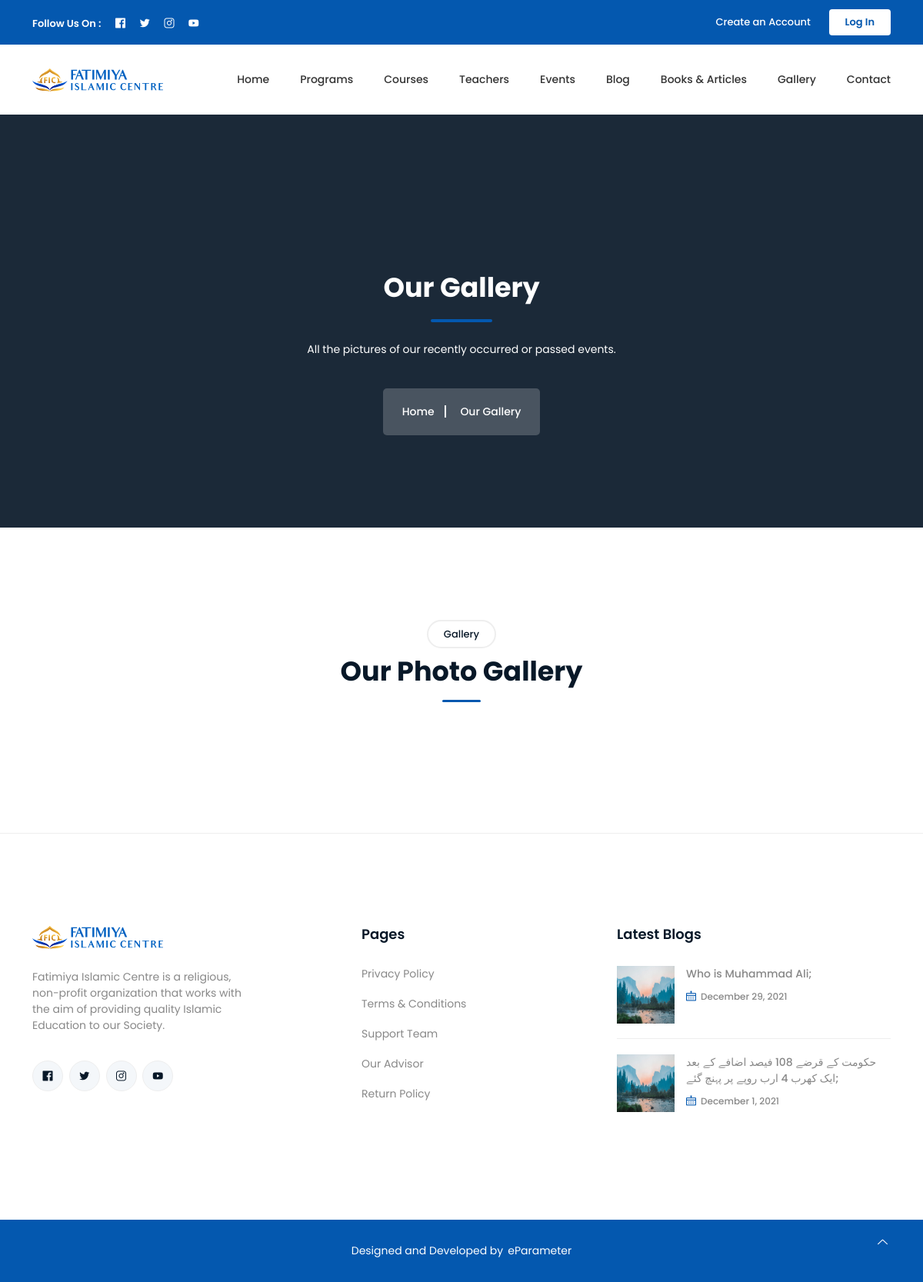
Page /index.php/website/gallery/all_images on the committed database.
### tables this page shows
CREATE TABLE `blog_posts` (
  `id` int(25) NOT NULL,
  `user_id` int(25) NOT NULL,
  `sub_category_id` int(25) NOT NULL,
  `slug` varchar(255) NOT NULL,
  `title` varchar(255) NOT NULL,
  `excerpt` varchar(255) NOT NULL,
  `body` text NOT NULL,
  `image` varchar(255) NOT NULL,
  `views` int(255) NOT NULL DEFAULT 0,
  `status` tinyint(1) NOT NULL DEFAULT 1,
  `published_at` timestamp NOT NULL DEFAULT current_timestamp(),
  `updated_at` timestamp NOT NULL DEFAULT current_timestamp() ON UPDATE current_timestamp()
);

### application/views/website/master.php (called while the page is built)
<?php
    $this->load->view('website/template/header');
    $this->load->view($content);
    $this->load->view('website/template/footer');
?>

### application/controllers/website/Gallery.php (called while the page is built, shortened)
<?php
class Gallery extends MY_Controller {
    function __construct() {
        parent::__construct();
        $this->load->helper(array('form'));
        $this->load->library(array('form_validation'));
        $this->load->model(array('gallery_model','login_model'));
    }
    public function all_images(){
        $data['content'] = 'website/gallery/all_images';
        $data['images'] = $this->gallery_model->select(['status'=>1],'','gallery');
        $data['footer_blog_post'] = $this->footer_blog_post;
        $this->load->view('website/master', $data);
    }
}
?>

### index.php (called while the page is built, shortened)
<?php
require_once BASEPATH.'core/CodeIgniter.php';

### application/models/Home_model.php (called while the page is built, shortened)
<?php
Class Home_model extends MY_Model {
    public function get_footer_blog_posts(){
        $this->db->select('blog_posts.*, es_sub_categories.name as sub_cat_name');
        $this->db->from('blog_posts');
        $this->db->join('es_sub_categories','blog_posts.sub_category_id = es_sub_categories.id_sub_categories');
        $this->db->limit(2);
        $this->db->order_by('id','DESC');
        $this->db->where('blog_posts.status',1);
        $rows = $this->db->get()->result();
        return $rows;
    }
}

### application/core/MY_Controller.php (called while the page is built, shortened)
<?php
class MY_Controller extends CI_Controller {
    function __construct() {
        $this->footer_blog_post = $this->home_model->get_footer_blog_posts();
    }
}

### application/views/website/gallery/all_images.php (the view, shortened to what this page needs)
<div class="breadcrumbs overlay">
    <div class="container">
        <div class="row align-items-center">
            <div class="col-lg-8 offset-lg-2 col-md-12 col-12">
                <div class="breadcrumbs-content">
                    <h1 class="page-title">Our Gallery</h1>
                    <p>All the pictures of our recently occurred or passed events.</p>
                </div>
                <ul class="breadcrumb-nav">
                    <li><a href="<?= base_url('Home') ?>">Home</a></li>
                    <li>Our Gallery</li>
                </ul>
            </div>
        </div>
    </div>
</div>
<div class="photo-gallery section">
    <div class="container">
        <div class="row">
            <div class="col-12">
                <div class="section-title align-center">
                    <span class="wow zoomIn" data-wow-delay="0.2s">Gallery</span>
                    <h2 class="wow fadeInUp" data-wow-delay=".4s">Our Photo Gallery</h2>
                </div>
            </div>
        </div>
    </div>
</div>

### application/views/website/template/footer.php (shortened to what this page needs)
    <footer class="footer style2">
        <div class="footer-middle">
            <div class="container">
                <div class="row">
                    <div class="col-lg-4 col-md-4 col-12">
                        <div class="f-about single-footer">
                            <div class="logo">
                                <a href="<?= base_url('Home'); ?>"><img src="<?= base_url('assets/images/logo/logo-hori.svg'); ?>" alt="Logo"></a>
                            </div>
                            <p>Fatimiya Islamic Centre is a religious, non-profit organization that works with the aim of providing quality Islamic Education to our Society.</p>
                            <div class="footer-social">
                                <ul>
                                    <li><a href="https://facebook.com/fatimiyaislamiccentre?_rdc=1&_rdr" target="_blank"><i class="lni lni-facebook-original"></i></a></li>
                                    <li><a href="https://twitter.com/ahasnainhusaini"><i class="lni lni-twitter-original" target="_blank"></i></a></li>
                                    <li><a href="https://www.instagram.com/ahasnainhusaini"><i class="lni lni-instagram" target="_blank"></i></a></li>
                                    <li><a href="https://www.youtube.com/user/alihasnainhusaini"><i class="lni lni-youtube" target="_blank"></i></a></li>
                                </ul>
                            </div>
                        </div>
                    </div>
                    <div class="col-lg-8 col-md-8 col-12">
                        <div class="row">
                            <div class="col-lg-6 col-md-6 col-12">
                                <div class="single-footer sm-custom-border f-link px-5">
                                    <h3>Pages</h3>
                                    <ul>
                                        <li><a href="javascript:void(0)">Privacy Policy</a></li>
                                        <li><a href="javascript:void(0)">Terms & Conditions</a></li>
                                        <li><a href="javascript:void(0)">Support Team</a></li>
                                        <li><a href="javascript:void(0)">Our Advisor</a></li>
                                        <li><a href="javascript:void(0)">Return Policy</a></li>
                                    </ul>
                                </div>
                            </div>
                            <div class="col-lg-6 col-md-6 col-12 text-right">
                                <div class="single-footer sm-custom-border recent-blog">
                                    <h3>Latest Blogs</h3>
                                    <ul>
                                        <?php foreach($footer_blog_post as $post): ?>
                                            <li>
                                                <a href="<?= base_url('blog/blog-details/'.$post->slug); ?>"><img src="<?= base_url('uploads/blog_images/blog_thumbnails/'.$post->image); ?>" height="100" width="100" alt="BlogImage">
                                                    <?= $post->title ?>;
                                                </a>
                                                <span class="date"><i class="lni lni-calendar"></i><?= date('F j, Y', strtotime($post->published_at)); ?></span>
                                            </li>
                                        <?php endforeach; ?>
                                    </ul>
                                </div>
                            </div>
                        </div>
                    </div>
                </div>
            </div>
        </div>
        <div class="footer-bottom">
            <div class="container">
                <div class="inner">
                    <div class="row">
                        <div class="col-12">
                            <div class="left">
                                <p>Designed and Developed by<a href="javascript:void(0)" rel="nofollow"
                                        target="_blank">eParameter</a></p>
                            </div>
                        </div>
                    </div>
                </div>
            </div>
        </div>
    </footer>
    <a href="#" class="scroll-top btn-hover">
        <i class="lni lni-chevron-up"></i>
    </a>
</body>
</html>

### rows in the picture
blog_posts: image (picture), title "Who is Muhammad Ali", published_at "December 29, 2021"
blog_posts: image (picture), title "حکومت کے قرضے 108 فیصد اضافے کے بعد ایک کھرب 4 ارب روپے پر پہنچ گئے", published_at "December 1, 2021"
